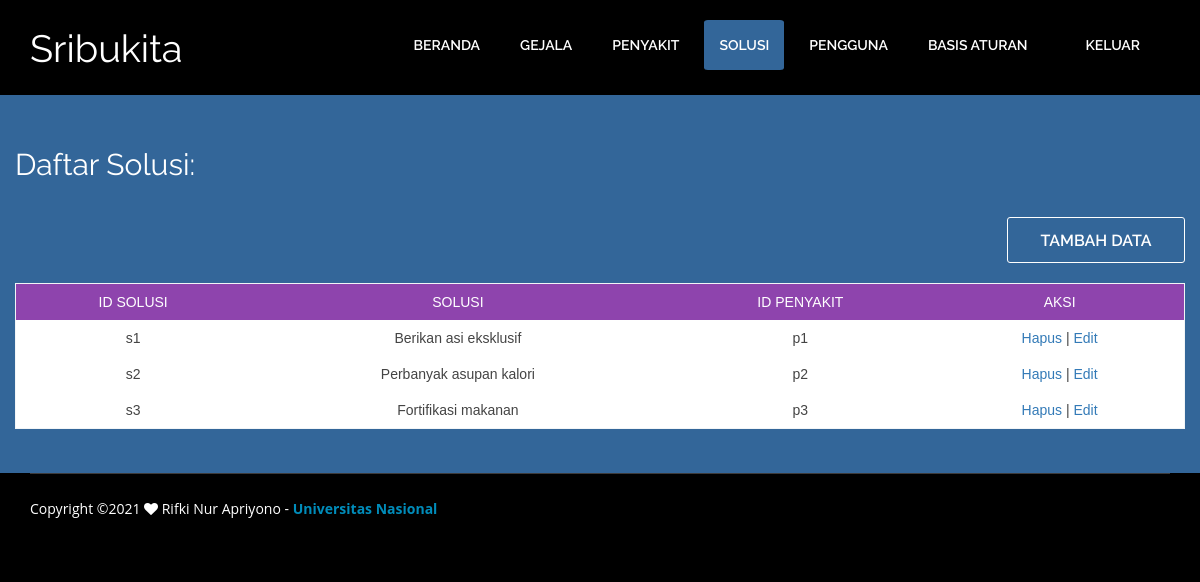
Page /admin/solusi.php (signed in) on the committed database.
### tables this page shows
CREATE TABLE `daftar_solusi` (
  `id_solusi` varchar(10) DEFAULT NULL,
  `solusi` varchar(300) DEFAULT NULL,
  `id_penyakit` varchar(10) DEFAULT NULL
);

### admin/solusi.php (the view, shortened to what this page needs)
<!doctype html>
<?php include_once '../config.php'; ?>
<html style="background:#000;">
<head>
    <link href="../css/bootstrap.min.css" rel="stylesheet" type="text/css">
    <link href="../css/style.css" rel="stylesheet" type="text/css">
    <link href="../css/table.css" rel="stylesheet" type="text/css">
    <link href="../css/font-awesome.css" rel="stylesheet" type="text/css">
    <link href="../css/animate.css" rel="stylesheet" type="text/css">
</head>
<body>
<header id="header_wrapper">
<div class="container">
<div class="header_box">
    <div class="logo">
    <h2 class="ff">Sribukita</h2></div>
<nav class="navbar navbar-inverse" role="navigation">
<div id="main-nav" class="collapse navbar-collapse navStyle">
    <ul class="nav navbar-nav" id="mainNav">
        <li><a href="index.php">Beranda</a></li>
        <li><a href="gejala.php">Gejala</a></li>
        <li><a href="penyakit.php">Penyakit</a></li>
        <li class="active"><a href="#">Solusi</a></li>
        <li><a href="pengguna.php">Pengguna</a></li>
        <li><a href="basis_aturan.php">Basis Aturan</a></li>
        <li><a href="../keluar.php">Keluar</a></li>
    </ul>
</div>
</nav>
</div>
</div>
</header>
<section id="beranda" class="top_cont_outer">
<div class="hero_wrapper">
<div class="container">
<div class="beranda">
<div class="row">
<div>
<div class="top_left_cont zoomIn wow animated">
    <h2>Daftar Solusi:</h2>
    <div align="right"><a href="s_tambah.php" class="read_more2">TAMBAH DATA</a></div>
    <br>
		<?php
        $sql = 'SELECT * FROM daftar_solusi';
        $query = mysqli_query($con, $sql);
        echo '<table class="table1">
		<thead>
			<tr>
				<th>ID SOLUSI</th>
				<th>SOLUSI</th>
				<th>ID PENYAKIT</th>
				<th>AKSI</th>
			</tr>
		</thead>
		<tbody>';
        while ($row = mysqli_fetch_array($query)){
        echo '<tr>
			<td>'.$row['id_solusi'].'</td>
			<td>'.$row['solusi'].'</td>
			<td>'.$row['id_penyakit'].'</td>
			<td>
            <a href="s_hapus.php?id_solusi='.$row['id_solusi'].'">Hapus</a> |
            <a href="s_edit.php?id_solusi='.$row['id_solusi'].'">Edit</a>
            </td>
		</tr>';
        }
        echo '
        </tbody>
        </table>';
        ?>
</div>
</div>
</div>
</div>
</div>
</div>
</section>
<footer class="footer_wrapper" id="contact_periksa">
<div class="container">
<div class="footer_bottom">
    Copyright ©<?php echo date("Y"); ?> <i class="fa fa-heart pulse"></i> Rifki Nur Apriyono - <b><a style="color: #008cba" href="https://www.unas.ac.id/" target="_blank">Universitas Nasional</a></b>
</div>
</div>
</footer>
</body>
</html>

### css/style.css (style rules this page uses)
ul { list-style: none; }
a, a:hover, a:active { outline: 0px !important; }
body { font-family: 'Open Sans', sans-serif; font-size: 14px; font-weight: normal; color: #fff; margin: 0; }
h2 { font-size: 38px; color: #000000; font-family: 'Raleway', sans-serif; font-weight: normal; margin: 0px 0 25px 0; text-align: center; }
#header_wrapper { background: #000; padding: 20px 0px 0px 0px; }
.header_box { position: relative; }
.logo { float: left; margin-top: 8px; position: relative; z-index: 2; }
.navbar-inverse { background-color: transparent; border-color: transparent; }
.navbar { border: 0px solid #fff; min-height: 40px; margin-bottom: 0px; }
.navbar-inverse .navbar-nav > li > a { color: #FFF; }
.navStyle { float: right; }
.navStyle ul { list-style: none; padding: 0px; }
.navStyle ul li { display: inline-block; margin: 0 5px; }
.navStyle ul li:first-child { ; }
.navStyle ul li:last-child { margin: 0 0 0 23px; }
.navStyle ul li a { display: block; font-size: 14px; color: #000000; font-family: 'Raleway', sans-serif; text-decoration: none; text-transform: uppercase; font-weight: 600; transition: all 0.2s ease-in-out; -moz-transition: all 0.2s ease-in-out; -webkit-transition: all 0.2s ease-in-out; }
.navbar-inverse .navbar-nav > .active > a, .navbar-inverse .navbar-nav > .active > a:hover, .navbar-inverse .navbar-nav > .active > a:focus { color: #fff; background-color: #336699; border-radius:5%; }
.top_cont_outer { background: #336699; position: relative; }
.beranda { position: relative; }
.top_left_cont { padding: 44px 0; }
.top_left_cont h2 { font-size: 30px; color: #FFF; line-height: 52px; margin: 0 0 26px 0; font-family: 'Raleway', sans-serif; text-align: justify; }
a.read_more2 { font-family: 'Raleway', sans-serif; display: block; font-size: 16px; width: 178px; height: 46px; line-height: 46px; border-radius: 3px; text-align: center; text-transform: uppercase; font-weight: 600; transition: all 0.2s ease-in-out; -moz-transition: all 0.2s ease-in-out; -webkit-transition: all 0.2s ease-in-out; background: transparent; color: #fff; border: 1px solid #fff; }
.footer_wrapper { background: #000000; }
.footer_bottom { border-top: 1px solid #3C3A3A; padding: 25px 0; }
#contact_periksa { padding: 0px 0 10px; }

### css/table.css (style rules this page uses)
.table1 { font-family: sans-serif; color: #444; border-collapse: collapse; width: 100%; border: 1px solid #f2f5f7; }
.table1 tr th { background: #8e44ad; color: #fff; font-weight: normal; }
.table1, th, td { background: #fff; color: #444; padding: 8px 20px; text-align: center; }
.table1 tr:nth-child(even) { background-color: #f2f2f2; }

### admin/solusi.php (style rules this page uses)
.ff { color: #fff; }

### rows in the picture
daftar_solusi: id_solusi "s1", solusi "Berikan asi eksklusif", id_penyakit "p1"
daftar_solusi: id_solusi "s2", solusi "Perbanyak asupan kalori", id_penyakit "p2"
daftar_solusi: id_solusi "s3", solusi "Fortifikasi makanan", id_penyakit "p3"
